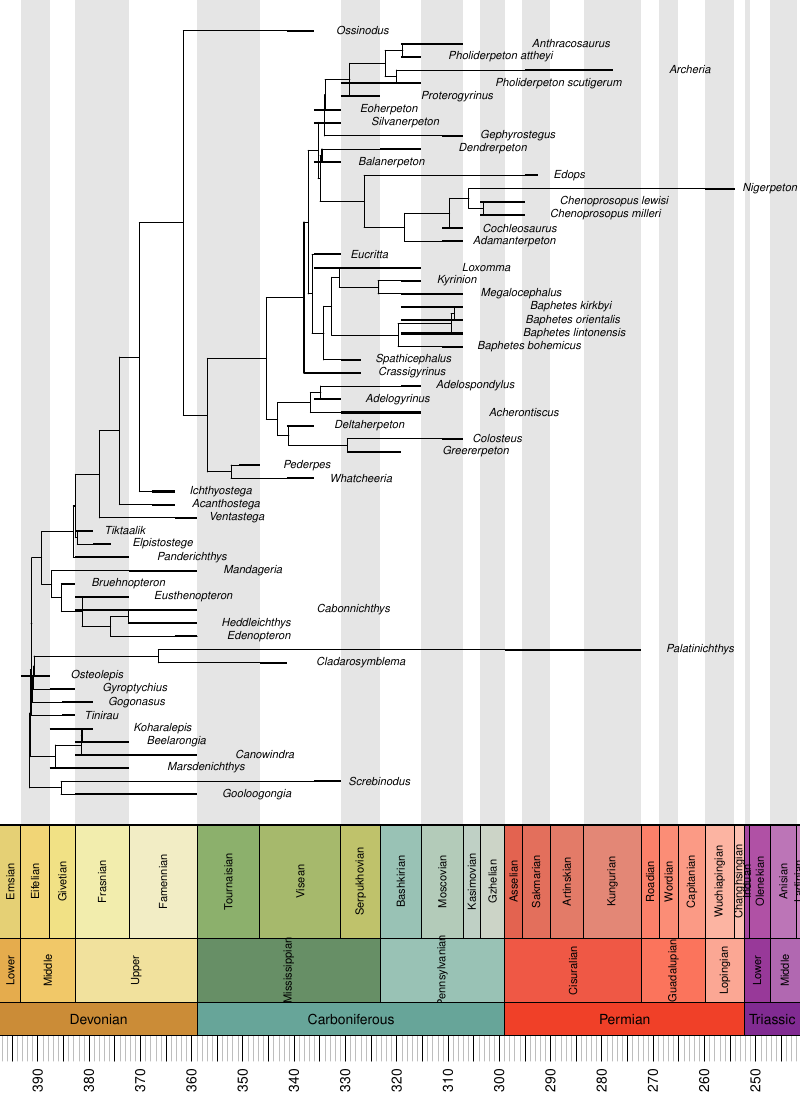

The R source for this figure:
rm(list=ls())

########
#bigEye#
########

#plot for SI: one example of a fully resolved tree, time-calibrated, including the stratigraphic ranges, all plotted against the geologic time scale
#note: necessary to re-timecalibrate the tree anew because write.tree() does not preserve the root age estimate which is needed to align the tree with the geologic timescale 


#preliminaries
##make sure that all required files are in your working directory and that all packages are installed

#required files
# bigEye_topology.tre
# sampled.alt.csv


#call libraries
require(ape)
require(strap)
require(paleotree)


######### STEP 1load tree and time data
phy <- read.tree("..\\data\\paleo\\bigEye_topology.tre") #make sure to always call the most recent version!
#phy <- ladderize(phy)
timeData <- read.csv("..\\data\\paleo\\sampled.alt.csv", header=T); rownames(timeData) <- timeData$taxa #these are the stratigraphic ranges
timeData <- as.matrix(timeData[,2:3])
head(timeData) #making sure everything is correct

#time-scaling the tree but leaving the polytomies
phy <- timePaleoPhy(phy, timeData, type = "equal", vartime = 1, randres = T, ntrees=1, dateTreatment= "minMax")
phy <- rotate(phy, 80)
#making sure the root time is there as it's required for alignment with geologic time scale! (lost when saved to file in tre-format...)
phy$root.time #million years

pdf("figExt_02_strat_resolved.pdf", 8, 11)
geoscalePhylo(tree=phy, ages=timeData, boxes="Age", cex.tip=0.7, edge.color="black", cex.ts=0.8, cex.age=0.8)
dev.off()

